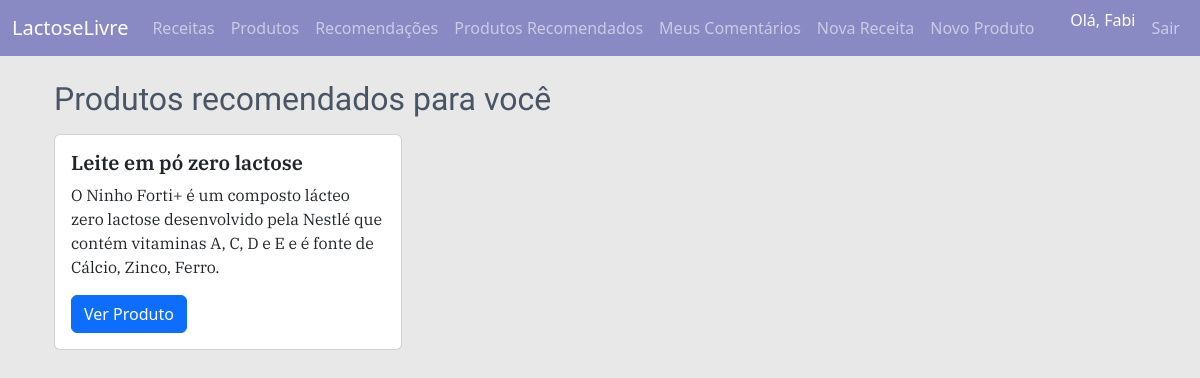
The app's page /recomendacoes-produtos (signed in) with its own data.
### models.py (models this page shows, shortened)
class Usuario(UserMixin, db.Model):
    id = db.Column(db.Integer, primary_key=True)
    nome_usuario = db.Column(db.String(64), index=True, unique=True)
    email = db.Column(db.String(120), index=True, unique=True)
    senha_hash = db.Column(db.String(128))
    receitas = db.relationship('Receita', back_populates='autor', lazy='dynamic')
    avaliacoes = db.relationship('Avaliacao', back_populates='autor', lazy='dynamic')
    favoritos = db.relationship('Favorito', back_populates='usuario', lazy='dynamic')
    produtos = db.relationship('Produto', back_populates='usuario', lazy='dynamic')

class Produto(db.Model):
    id = db.Column(db.Integer, primary_key=True)
    nome = db.Column(db.String(100), nullable=False)
    descricao = db.Column(db.Text, nullable=True)
    marca = db.Column(db.String(100), nullable=True)
    categoria = db.Column(db.String(100), nullable=True)
    imagem = db.Column(db.String(100), nullable=True)
    usuario_id = db.Column(db.Integer, db.ForeignKey('usuario.id'), nullable=False)
    usuario = db.relationship('Usuario', back_populates='produtos')
    avaliacoes = db.relationship('Avaliacao', back_populates='produto', lazy='dynamic')
    favoritos = db.relationship('Favorito', back_populates='produto', lazy='dynamic')

### main/rotas.py (the view)
@bp.route('/recomendacoes-produtos')
@login_required
def recomendacoes_produtos():
    produtos_recomendados = recomendar_produtos_para(current_user.id)
    return render_template('recomendacoes_produtos.html', produtos=produtos_recomendados)

### main/recomendacoes.py (called while the page is built, shortened)
def recomendar_produtos_para(usuario_id, limite=5):
    favoritos = (
        db.session.query(Produto)
        .join(Avaliacao)
        .filter(
            Avaliacao.usuario_id == usuario_id,
            Avaliacao.produto_id == Produto.id
        )
        .order_by(Avaliacao.nota.desc())
        .limit(limite)
        .all()
    )
    if favoritos:
        return favoritos

### models.py (called while the page is built)
@login.user_loader
def load_user(user_id):
    return Usuario.query.get(int(user_id))

### templates/recomendacoes_produtos.html (shortened to what this page needs)
{% extends "base.html" %}
{% block content %}
<div class="container mt-4">
  <h2 class="mb-3">Produtos recomendados para você</h2>
  {% if produtos %}
    <div class="row">
      {% for produto in produtos %}
        <div class="col-md-4">
          <div class="card mb-3">
            <div class="card-body">
              <h5 class="card-title">{{ produto.nome }}</h5>
              <p class="card-text">{{ produto.descricao }}</p>
              <a href="{{ url_for('main.detalhe_produto', id=produto.id) }}" class="btn btn-primary">Ver Produto</a>
            </div>
          </div>
        </div>
      {% endfor %}
    </div>
  {% else %}
    <p>Nenhuma recomendação disponível ainda. Avalie alguns produtos para começar!</p>
  {% endif %}
</div>
{% endblock %}

### templates/base.html (shortened to what this page needs)
<!DOCTYPE html>
<html lang="pt-br">
<head>
    <link rel="stylesheet" href="https://cdn.jsdelivr.net/npm/bootstrap@5.3.0/dist/css/bootstrap.min.css">
    <link rel="stylesheet" href="https://cdn.jsdelivr.net/npm/bootstrap-icons@1.10.5/font/bootstrap-icons.css">
</head>
<body>
<nav class="navbar navbar-expand-lg navbar-dark mb-4" style="background-color: #898AC4;">
    <div class="container-fluid">
        <a class="navbar-brand" href="/">LactoseLivre</a>
        <div class="collapse navbar-collapse" id="navbarNav">
            <ul class="navbar-nav me-auto">
                <li class="nav-item"><a class="nav-link" href="{{ url_for('main.listar_receitas') }}">Receitas</a></li>
                <li class="nav-item"><a class="nav-link" href="{{ url_for('main.listar_produtos') }}">Produtos</a></li>
                {% if current_user.is_authenticated %}
                <li class="nav-item">
                    <a class="nav-link" href="{{ url_for('main.recomendacoes') }}">Recomendações</a>
                </li>
                <li class="nav-item">
                    <a class="nav-link" href="{{ url_for('main.recomendacoes_produtos') }}">Produtos Recomendados</a>
                </li>
                <li class="nav-item">
                    <a class="nav-link" href="{{ url_for('main.meus_comentarios') }}">Meus Comentários</a>
                </li>
                <li class="nav-item"><a class="nav-link" href="{{ url_for('main.adicionar_receita') }}">Nova Receita</a>
                </li>
                <li class="nav-item"><a class="nav-link" href="{{ url_for('main.adicionar_produto') }}">Novo Produto</a>
                </li>
                {% endif %}
            </ul>
            <ul class="navbar-nav ms-auto">
                {% if current_user.is_authenticated %}
                <li class="nav-item">
                            <span class="navbar-text text-white me-2">
                                Olá, {{ current_user.nome or current_user.nome_usuario }}
                            </span>
                </li>
                <li class="nav-item">
                    <a class="nav-link" href="{{ url_for('autenticacao.logout') }}">Sair</a>
                </li>
                {% endif %}
            </ul>
        </div>
    </div>
</nav>
<div class="container">
    {% block content %}{% endblock %}
</div>
</body>
</html>

### templates/base.html (style rules this page uses)
body { background: #E8E8E8; }
h1, h2 { color: #495464; font-family: "Caprasimo", serif; font-weight: 300; font-style: normal; }
h4, h5 { color: #495464; font-family: "IBM Plex Serif", serif; font-weight: 600; font-style: normal; }
p { font-family: "IBM Plex Serif", serif; font-weight: 400; font-style: normal; }

### records on screen
Usuario: nome_usuario "Fabi"
Produto: nome "Leite em pó zero lactose", descricao "O Ninho Forti+ é um composto lácteo zero lactose desenvolvido pela Nestlé que contém vitaminas A, C, D e E e é fonte de Cálcio, Zinco, Ferro."
